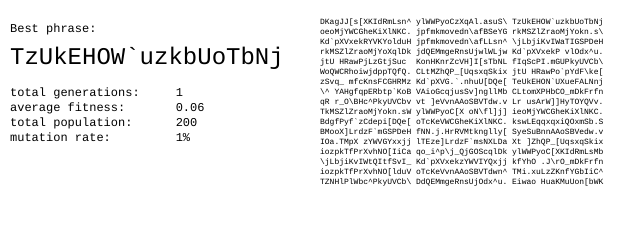
Frame 1 (no input)
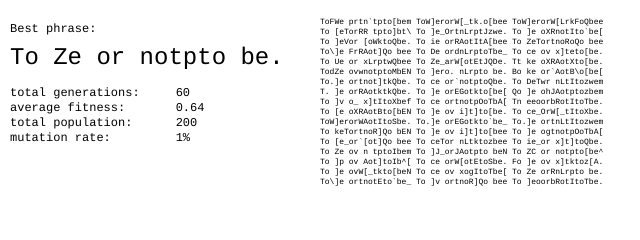
Frame 60 (no input)
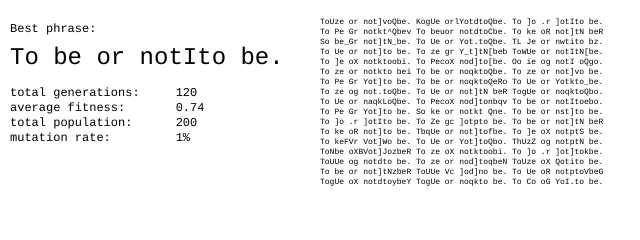
Frame 120 (the mouse pressed at the canvas centre since frame 60)

The p5.js sketch that drew these frames (run headless with seeded random() and noise() and a simulated clock; from frame 60 on, the mouse is pressed at the canvas centre):

// p5.js sketch
// ── sketch.js
// The Nature of Code
// Daniel Shiffman
// http://natureofcode.com

// Genetic Algorithm, Evolving Shakespeare

// Demonstration of using a genetic algorithm to perform a search

// setup()
//  # Step 1: The Population
//    # Create an empty population (an array or ArrayList)
//    # Fill it with DNA encoded objects (pick random values to start)

// draw()
//  # Step 1: Selection
//    # Create an empty mating pool (an empty ArrayList)
//    # For every member of the population, evaluate its fitness based on some criteria / function,
//      and add it to the mating pool in a manner consistant with its fitness, i.e. the more fit it
//      is the more times it appears in the mating pool, in order to be more likely picked for reproduction.

//  # Step 2: Reproduction Create a new empty population
//    # Fill the new population by executing the following steps:
//       1. Pick two "parent" objects from the mating pool.
//       2. Crossover -- create a "child" object by mating these two parents.
//       3. Mutation -- mutate the child's DNA based on a given probability.
//       4. Add the child object to the new population.
//    # Replace the old population with the new population
//
//   # Rinse and repeat

let target;
let popmax;
let mutationRate;
let population;

let bestPhrase;
let allPhrases;
let stats;

function setup() {
  createCanvas(640, 240);
  //createCanvas(640, 360);
  target = "To be or not to be.";
  popmax = 200;
  mutationRate = 0.01;

  // Create a population with a target phrase, mutation rate, and population max
  population = new Population(target, mutationRate, popmax);
}

function draw() {
  // Generate mating pool
  population.naturalSelection();
  //Create next generation
  population.generate();
  // Calculate fitness
  population.calcFitness();

  population.evaluate();

  // If we found the target phrase, stop
  if (population.isFinished()) {
    //println(millis()/1000.0);
    noLoop();
  }
  background(255);
  let answer = population.getBest();
  fill(0);
  textFont("Courier");
  textSize(12);
  text("Best phrase:", 10, 32);
  textSize(24);
  text(answer, 10, 64);
  let statstext =
    "total generations:     " + population.getGenerations() + "\n";
  statstext +=
    "average fitness:       " + nf(population.getAverageFitness(), 0, 2) + "\n";
  statstext += "total population:      " + popmax + "\n";
  statstext += "mutation rate:         " + floor(mutationRate * 100) + "%";

  textSize(12);
  text(statstext, 10, 96);
  textSize(8);
  text(population.allPhrases(), width / 2, 24);
}

// ── DNA.js
// The Nature of Code
// Daniel Shiffman
// http://natureofcode.com

// Genetic Algorithm, Evolving Shakespeare

// A class to describe a pseudo-DNA, i.e. genotype
//   Here, a virtual organism's DNA is an array of character.
//   Functionality:
//      -- convert DNA into a string
//      -- calculate DNA's "fitness"
//      -- mate DNA with another set of DNA
//      -- mutate DNA

function newChar() {
  let c = floor(random(63, 123));
  if (c === 63) c = 32;
  if (c === 64) c = 46;

  return String.fromCharCode(c);
}

// Constructor (makes a random DNA)
class DNA {
  constructor(num) {
    // The genetic sequence
    this.genes = [];
    this.fitness = 0;
    for (let i = 0; i < num; i++) {
      this.genes[i] = newChar(); // Pick from range of chars
    }
  }

  // Converts character array to a String
  getPhrase() {
    return this.genes.join("");
  }

  // Fitness function (returns floating point % of "correct" characters)
  calcFitness(target) {
    let score = 0;
    for (let i = 0; i < this.genes.length; i++) {
      if (this.genes[i] == target.charAt(i)) {
        score++;
      }
    }
    this.fitness = score / target.length;
  }

  // Crossover
  crossover(partner) {
    // A new child
    let child = new DNA(this.genes.length);

    let midpoint = floor(random(this.genes.length)); // Pick a midpoint

    // Half from one, half from the other
    for (let i = 0; i < this.genes.length; i++) {
      if (i > midpoint) child.genes[i] = this.genes[i];
      else child.genes[i] = partner.genes[i];
    }
    return child;
  }

  // Based on a mutation probability, picks a new random character
  mutate(mutationRate) {
    for (let i = 0; i < this.genes.length; i++) {
      if (random(1) < mutationRate) {
        this.genes[i] = newChar();
      }
    }
  }
}

// ── population.js
// The Nature of Code
// Daniel Shiffman
// http://natureofcode.com

// Genetic Algorithm, Evolving Shakespeare

// A class to describe a population of virtual organisms
// In this case, each organism is just an instance of a DNA object

class Population {
  constructor(p, m, num) {

    this.population; // Array to hold the current population
    this.matingPool; // ArrayList which we will use for our "mating pool"
    this.generations = 0; // Number of generations
    this.finished = false; // Are we finished evolving?
    this.target = p; // Target phrase
    this.mutationRate = m; // Mutation rate
    this.perfectScore = 1;

    this.best = "";

    this.population = [];
    for (let i = 0; i < num; i++) {
      this.population[i] = new DNA(this.target.length);
    }
    this.matingPool = [];
    this.calcFitness();
  }

  // Fill our fitness array with a value for every member of the population
  calcFitness() {
    for (let i = 0; i < this.population.length; i++) {
      this.population[i].calcFitness(target);
    }
  }

  // Generate a mating pool
  naturalSelection() {
    // Clear the ArrayList
    this.matingPool = [];

    let maxFitness = 0;
    for (let i = 0; i < this.population.length; i++) {
      if (this.population[i].fitness > maxFitness) {
        maxFitness = this.population[i].fitness;
      }
    }

    // Based on fitness, each member will get added to the mating pool a certain number of times
    // a higher fitness = more entries to mating pool = more likely to be picked as a parent
    // a lower fitness = fewer entries to mating pool = less likely to be picked as a parent
    for (let i = 0; i < this.population.length; i++) {

      let fitness = map(this.population[i].fitness, 0, maxFitness, 0, 1);
      let n = floor(fitness * 100); // Arbitrary multiplier, we can also use monte carlo method
      for (let j = 0; j < n; j++) { // and pick two random numbers
        this.matingPool.push(this.population[i]);
      }
    }
  }

  // Create a new generation
  generate() {
    // Refill the population with children from the mating pool
    for (let i = 0; i < this.population.length; i++) {
      let a = floor(random(this.matingPool.length));
      let b = floor(random(this.matingPool.length));
      let partnerA = this.matingPool[a];
      let partnerB = this.matingPool[b];
      let child = partnerA.crossover(partnerB);
      child.mutate(this.mutationRate);
      this.population[i] = child;
    }
    this.generations++;
  }


  getBest() {
    return this.best;
  }

  // Compute the current "most fit" member of the population
  evaluate() {
    let worldrecord = 0.0;
    let index = 0;
    for (let i = 0; i < this.population.length; i++) {
      if (this.population[i].fitness > worldrecord) {
        index = i;
        worldrecord = this.population[i].fitness;
      }
    }

    this.best = this.population[index].getPhrase();
    if (worldrecord === this.perfectScore) {
      this.finished = true;
    }
  }

  isFinished() {
    return this.finished;
  }

  getGenerations() {
    return this.generations;
  }

  // Compute average fitness for the population
  getAverageFitness() {
    let total = 0;
    for (let i = 0; i < this.population.length; i++) {
      total += this.population[i].fitness;
    }
    return total / (this.population.length);
  }

  allPhrases() {
    let everything = "";

    let displayLimit = min(this.population.length, 51);

    for (let i = 0; i < displayLimit; i++) {
      everything += this.population[i].getPhrase();
      if (i % 3 == 2) everything += "\n";
      else everything += " ";
    }
    return everything;
  }
}
